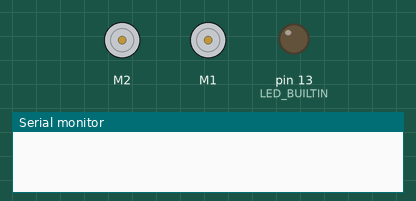
Simulated run of this program. Board: Arduino Uno, built with avr-gcc and run on an emulated ATmega328P. On the bench: 2 × DC motor (green arrow = forward, orange = backward, longer = faster), output pins drawn as LEDs (lit = HIGH), the last lines printed to the serial monitor.

Above: at 0.5 s.
At 3.0 s:
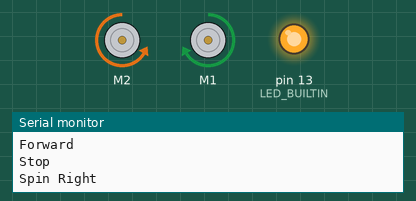
At 4.5 s:
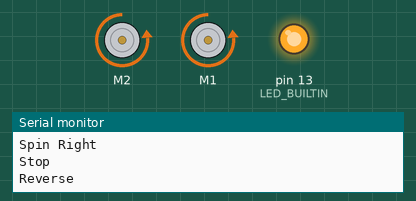
At 6.0 s:
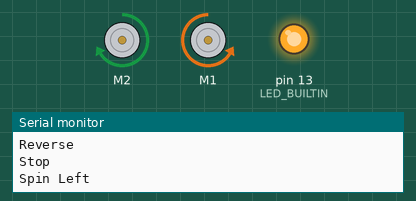
At 8.5 s:
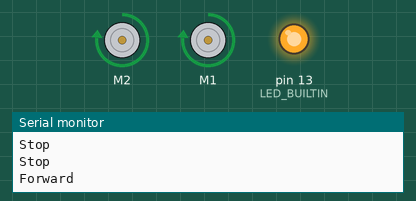
At 14.3 s:
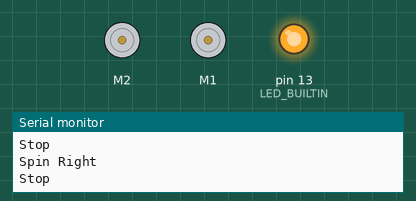
Timing chart, 0 to 18.3 s (numbered marks = the images above):
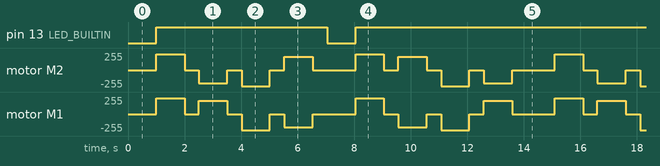

Measured:
- by itself, pin 13 (LED_BUILTIN): repeats every 14.1 s: LOW 1.0 s, HIGH 13.1 s

The program:

main.cpp
```cpp
// (licence header left out)
#include <Arduino.h>
#include <AFMotor.h>

AF_DCMotor mLeft(2);
AF_DCMotor mRight(1);

void forward (int spd)
{
  Serial.println("Forward");
  mLeft.run(FORWARD);
  mRight.run(FORWARD);
  mLeft.setSpeed(spd);
  mRight.setSpeed(spd);
}

void reverse(int spd)
{
  Serial.println("Reverse");
  mLeft.run(BACKWARD);
  mRight.run(BACKWARD);
  mLeft.setSpeed(spd);
  mRight.setSpeed(spd);
 }

void spinLeft(int spd)
{
  Serial.println("Spin Left");
  mLeft.run(FORWARD);
  mRight.run(BACKWARD);
  mLeft.setSpeed(spd);
  mRight.setSpeed(spd);
 }

void spinRight(int spd)
{
  Serial.println("Spin Right");
  mLeft.run(BACKWARD);
  mRight.run(FORWARD);
  mLeft.setSpeed(spd);
  mRight.setSpeed(spd);
}

void halt()
{
  Serial.println("Stop");
  mLeft.run(RELEASE);
  mRight.run(RELEASE);
  delay(10);
}


void setup()
{
  Serial.begin(115200);
  pinMode(LED_BUILTIN, OUTPUT);
  digitalWrite(LED_BUILTIN, LOW);
}

void loop()
{
  delay(1000);
  digitalWrite(LED_BUILTIN, HIGH);
  forward(240);  // go forward at speed 200 (max is 255)
  delay(1000);   // keep moving for 1sec (= 1000 milliseconds)
  halt();        // stop
  delay(500);

  spinRight(200);  // spin right
  delay(1000);
  halt();        // stop
  delay(500);

  reverse(240);  // now reverse
  delay(1000);
  halt();        // stop
  delay(500);

  spinLeft(200);  // spin left
  delay(1000);
  halt();        // stop
  delay(500);

  digitalWrite(LED_BUILTIN, LOW);
  halt();        // stop
  delay(1000);

  digitalWrite(LED_BUILTIN, HIGH);
  forward(240);  // go forward at speed 200 (max is 255)
  delay(1000);   // keep moving for 1sec (= 1000 milliseconds)
  halt();        // stop
  delay(500);

  spinLeft(200);  // spin left
  delay(1000);
  halt();        // stop
  delay(500);

  reverse(240);  // now reverse
  delay(1000);
  halt();        // stop
  delay(500);

  spinRight(200);  // spin right
  delay(1000);
  halt();        // stop
  delay(500);
}
```
